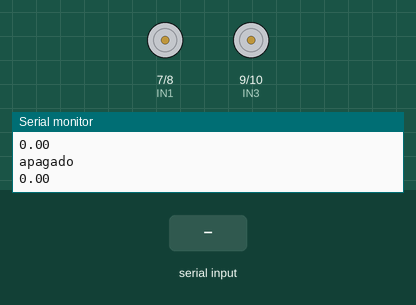
The sketch below on a simulated Arduino Mega 2560, built with avr-gcc and run on an emulated ATmega2560. On the bench: motor-driver pin pairs drawn as motors (green arrow = first pin HIGH = forward, orange = second pin HIGH = backward, longer = more drive), the last lines printed to the serial monitor. The test bench sets the inputs (shaded band).

Above: at 1.2 s.
1.3 s: "5;" received over Serial
At 2.8 s:
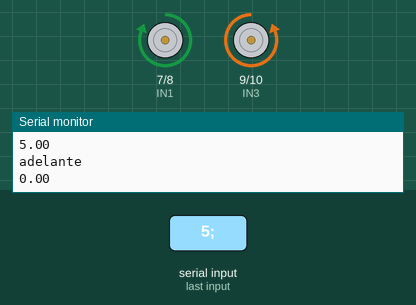
4.0 s: "0;" received over Serial
At 6.0 s:
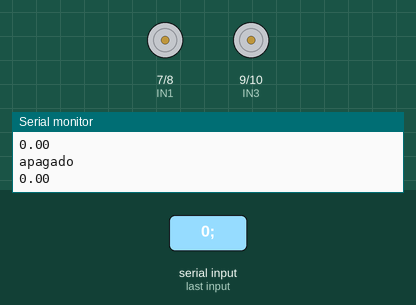
6.5 s: "90;" received over Serial
At 7.9 s:
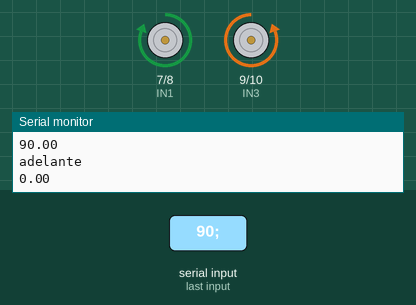
Timing chart, 0 to 9.5 s (numbered marks = the images above; inputs shaded):
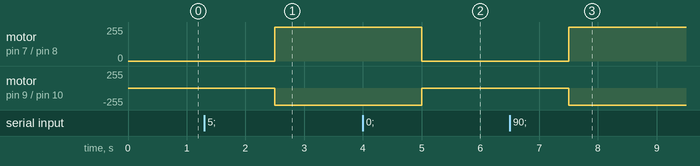

Measured:
- after the input at 1.3 s, motor on pin 7 (IN1) / pin 8 (IN2): stopped → forward 255/255 after 1.2 s; motor on pin 9 (IN3) / pin 10 (IN4): stopped → backward 255/255 after 1.2 s
- after the input at 4.0 s, motor on pin 7 (IN1) / pin 8 (IN2): forward 255/255 → stopped after 1.0 s; motor on pin 9 (IN3) / pin 10 (IN4): backward 255/255 → stopped after 1.0 s
- after the input at 6.5 s, motor on pin 7 (IN1) / pin 8 (IN2): stopped → forward 255/255 after 1.0 s; motor on pin 9 (IN3) / pin 10 (IN4): stopped → backward 255/255 after 1.0 s

The sketch:

Ros2Arduino.ino
```cpp
int IN1 = 7;
int IN2 = 8;
int IN3 = 9;
int IN4 = 10;
float lineal=0;
float angular=0;

int led_pin = 26;

void setup() {
  Serial.begin(9600);  // Inicia la comunicación serial a 9600 baudios

  pinMode(IN1, OUTPUT);
  pinMode(IN2, OUTPUT);
  pinMode(IN3, OUTPUT);
  pinMode(IN4, OUTPUT);

}

void loop() {

  if (Serial.available() > 0) {
    String input = Serial.readStringUntil(';');
    Serial.println("Recibido: " + input);

    int startIdx = input.indexOf('[') + 1;
    int endIdx = input.indexOf(']');
    String valuesStr = input.substring(startIdx, endIdx);
    Serial.println("Valores: " + valuesStr);

    String valuesArray[2];
    int count = 0;
    while (valuesStr.length() > 0) {
      int commaIdx = valuesStr.indexOf(',');
      if (commaIdx == -1) {
        valuesArray[count] = valuesStr;
        valuesStr = "";
      } else {
        valuesArray[count] = valuesStr.substring(0, commaIdx);
        valuesStr = valuesStr.substring(commaIdx + 1);
      }
      count++;
      lineal = atof(valuesArray[0].c_str());
      angular = atof(valuesArray[1].c_str());
    }
  }

      Serial.println(lineal);
      if((lineal > 0) && (angular == 0 ))
    {

      Serial.println("adelante");
      digitalWrite(IN1, HIGH);
      digitalWrite(IN2, LOW);
      digitalWrite(IN3, LOW);
      digitalWrite(IN4, HIGH);
    }
    else if((lineal < 0) && (angular == 0))
    {
      Serial.println("atras");
      digitalWrite(IN1, LOW);
      digitalWrite(IN2, HIGH);
      digitalWrite(IN3, HIGH);
      digitalWrite(IN4, LOW);
      }
      else if((lineal == 0.0) && (angular == 0.0))
      {
        Serial.println("apagado");
        digitalWrite(IN1, LOW);
        digitalWrite(IN2, LOW);
        digitalWrite(IN3, LOW);
        digitalWrite(IN4, LOW);
        }
       else if((lineal == 0) && (angular > 0)) //derecha
        {
          Serial.println("derecha");
          //digitalWrite(IN1, HIGH);
          //digitalWrite(IN2, LOW);
          digitalWrite(IN3, HIGH);
          digitalWrite(IN4, LOW);


          }
          else if(lineal == 0 && angular < 0) //izquierda
          {
            Serial.println("izquierda");
           digitalWrite(IN1, LOW);
           digitalWrite(IN2, HIGH);
            //digitalWrite(IN3, LOW);
           // digitalWrite(IN4, HIGH);
            }
        Serial.println(angular);


      delay(2500);


   }
```
